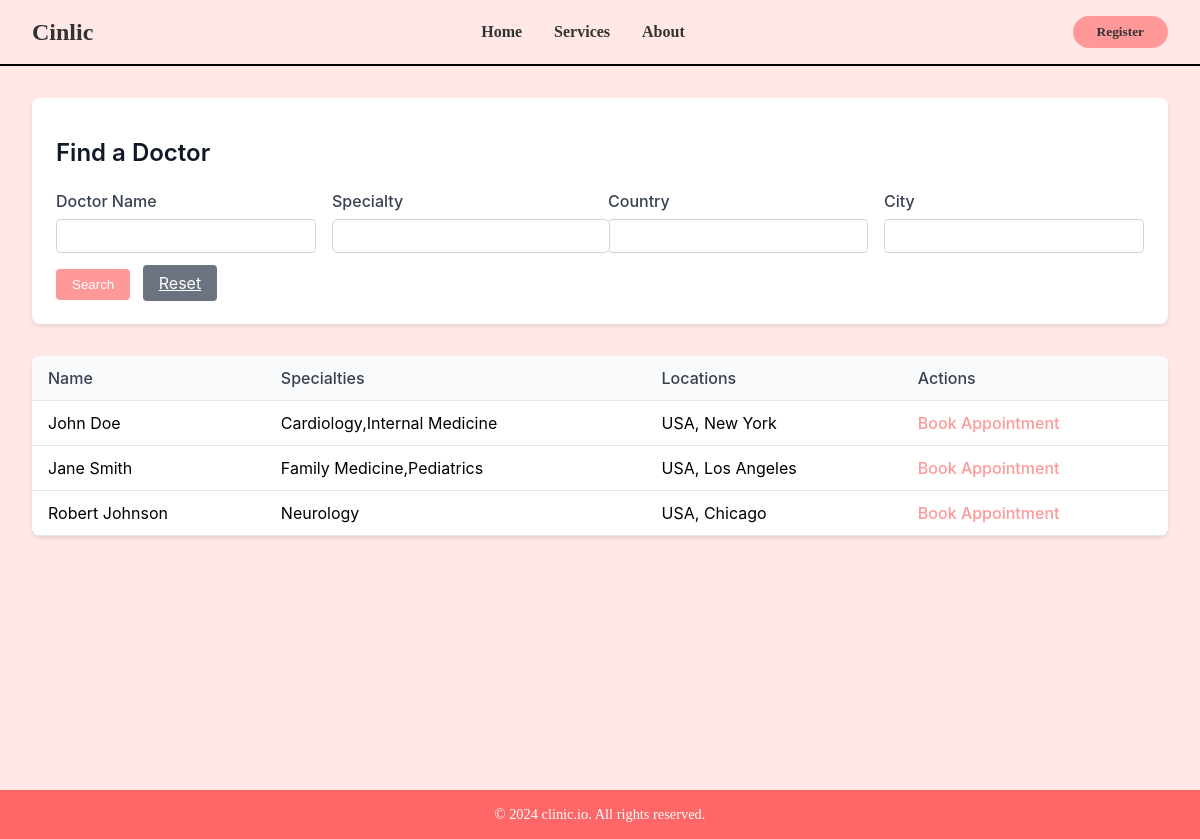
Screenshot of /search.php with the database file from the repository.
### tables this page shows
CREATE TABLE IF NOT EXISTS patient ( 
    ID INT NOT NULL PRIMARY KEY AUTO_INCREMENT, 
    First_Name VARCHAR(50) NOT NULL,
    Last_Name VARCHAR(50) NOT NULL, 
    Email VARCHAR(100) NOT NULL UNIQUE, 
    pwd VARCHAR(255) NOT NULL, 
    phoneNum VARCHAR(15) NOT NULL, 
    DOB DATE NOT NULL, 
    gender VARCHAR(10) NOT NULL, 
    BloodType VARCHAR(3) NOT NULL,
    Created_AT TIMESTAMP DEFAULT CURRENT_TIMESTAMP,
    Updated_AT TIMESTAMP DEFAULT CURRENT_TIMESTAMP ON UPDATE CURRENT_TIMESTAMP, 
    Session_ID VARCHAR(128) DEFAULT NULL,
    CONSTRAINT chk_gender CHECK (gender IN ('Male', 'Female')),
    CONSTRAINT chk_bloodtype CHECK (BloodType IN ('A+', 'A-', 'B+', 'B-', 'AB+', 'AB-', 'O+', 'O-'))
);

### includes/search_model.inc.php (called while the page is built, shortened)
<?php
function findDoctors($pdo, array $params, array $where_conditions)
{
    $query = "
    SELECT DISTINCT
        p.ID,
        p.First_Name,
        p.Last_Name,
        GROUP_CONCAT(DISTINCT s.Specialty_Name) as Specialties,
        GROUP_CONCAT(DISTINCT CONCAT(l.Country, ', ', l.City)) as Locations
    FROM patient p
    INNER JOIN doctor d ON p.ID = d.ID
    LEFT JOIN specialty s ON d.ID = s.DoctorID
    LEFT JOIN appointment a ON d.ID = a.DoctorID
    LEFT JOIN location l ON a.LocationID = l.ID
";
    $query .= " GROUP BY p.ID, p.First_Name, p.Last_Name";
    try {
        $stmt = $pdo->prepare($query);
        $stmt->execute($params);
        return  $stmt->fetchAll();
    } catch (PDOException $e) {
        error_log("Query failed: " . $e->getMessage());
        return [];
    }
}

### search.php (the view, shortened to what this page needs)
<?php
try {
    $db = Database::getInstance();
    $pdo = $db->getConnection();
} catch (PDOException $e) {
    die("Connection failed: " . $e->getMessage());
}
$where_conditions = [];
$params = [];
require_once 'includes/search_model.inc.php';
$results = findDoctors($pdo, $params, $where_conditions);
function h($str)
{
    return htmlspecialchars($str, ENT_QUOTES, 'UTF-8');
}
?>
<!DOCTYPE html>
<html lang="en">
<head>
    <link rel="stylesheet" href="css/layout.css">
    <link rel="stylesheet" href="css/search.css">
</head>
<body>
    <nav>
        <div class="logo">Cinlic</div>
        <div class="nav-links">
            <a href="index.php">Home</a>
            <a href="#">Services</a>
            <a href="about.php">About</a>
        </div>
        <button class="register-btn">Register</button>
    </nav>
    <main>
        <div class="search-container">
            <h1 style="margin-bottom: 1.5rem; color: #111827; font-size: 1.5rem; font-weight: 600;">Find a Doctor</h1>
            <form method="GET">
                <div class="search-grid">
                    <div class="search-field">
                        <label>Doctor Name</label>
                        <input type="text" name="name" value="<?= h($_GET['name'] ?? '') ?>">
                    </div>
                    <div class="search-field">
                        <label>Specialty</label>
                        <div class="custom-select">
                            <input type="text" name="specialty" id="specialty-input"
                                value="<?= h($_GET['specialty'] ?? '') ?>"
                                autocomplete="off">
                        </div>
                    </div>
                    <div class="search-field">
                        <label>Country</label>
                        <input type="text" name="country" value="<?= h($_GET['country'] ?? '') ?>">
                    </div>
                    <div class="search-field">
                        <label>City</label>
                        <input type="text" name="city" value="<?= h($_GET['city'] ?? '') ?>">
                    </div>
                </div>
                <div class="button-group">
                    <button type="submit" class="search-btn">Search</button>
                    <a href="<?= h($_SERVER['PHP_SELF']) ?>" class="reset-btn">Reset</a>
                </div>
            </form>
        </div>
        <table class="results-table">
            <thead>
                <tr>
                    <th>Name</th>
                    <th>Specialties</th>
                    <th>Locations</th>
                    <th>Actions</th>
                </tr>
            </thead>
            <tbody>
                <?php if (!empty($results)): ?>
                    <?php foreach ($results as $row): ?>
                        <tr>
                            <td><?= h($row['First_Name'] . ' ' . $row['Last_Name']) ?></td>
                            <td><?= h($row['Specialties'] ?? 'Not specified') ?></td>
                            <td><?= h($row['Locations'] ?? 'Not specified') ?></td>
                            <td>
                                <a href="appointment.php?doctor_id=<?= h($row['ID']) ?>" class="book-btn">
                                    Book Appointment
                                </a>
                            </td>
                        </tr>
                    <?php endforeach; ?>
                <?php endif; ?>
            </tbody>
        </table>
    </main>
    <footer>
        &copy; 2024 clinic.io. All rights reserved.
    </footer>
</body>
</html>

### css/layout.css (style rules this page uses)
body { margin: 0; font-family: -apple-system, BlinkMacSystemFont, "Segoe UI", Roboto, sans-serif; background-color: #ffe8e6; }
nav { font-family: 'Margarine', cursive; display: flex; justify-content: space-between; padding: 1rem 2rem; align-items: center; background-color: #ffe8e6; border-bottom: 2px solid rgba(0, 0, 0, 1); font-weight: 700; }
.logo { font-size: 1.5rem; font-weight: bold; color: #333; }
.nav-links { display: flex; gap: 2rem; }
.nav-links a { text-decoration: none; color: #333; }
.register-btn { font-family: 'Margarine', cursive; background-color: #ff9999; padding: 0.5rem 1.5rem; border-radius: 20px; font-weight: 700; border: none; color: #333; cursor: pointer; }
footer { font-family: 'Margarine', cursive; background-color: #fd6767; color: #fff; padding: 1rem 2rem; text-align: center; font-size: 0.9rem; }

### css/search.css (style rules this page uses)
main { padding: 2rem; max-width: 1200px; margin: 0 auto; min-height: calc(100vh - 140px); }
.search-container { background-color: white; padding: 1.5rem; border-radius: 8px; box-shadow: 0 2px 4px rgba(0, 0, 0, 0.1); margin-bottom: 2rem; }
.search-grid { display: grid; grid-template-columns: repeat(auto-fit, minmax(240px, 1fr)); gap: 1rem; margin-bottom: 1rem; }
.search-field { display: flex; flex-direction: column; }
.search-field label { margin-bottom: 0.5rem; font-weight: 500; color: #374151; }
.search-field input { padding: 0.5rem; border: 1px solid #d1d5db; border-radius: 4px; font-size: 0.875rem; }
.button-group { margin-top: 1rem; }
.search-btn { background-color: #ff9999; color: white; padding: 0.5rem 1rem; border: none; border-radius: 4px; cursor: pointer; font-weight: 500; }
.reset-btn { background-color: #6b7280; color: white; padding: 0.5rem 1rem; border: none; border-radius: 4px; margin-left: 0.5rem; cursor: pointer; }
.results-table { width: 100%; border-collapse: separate; border-spacing: 0; background-color: white; border-radius: 8px; overflow: hidden; box-shadow: 0 2px 4px rgba(0, 0, 0, 0.1); }
.results-table th { background-color: #f9fafb; padding: 0.75rem 1rem; text-align: left; font-weight: 500; color: #374151; border-bottom: 1px solid #e5e7eb; }
.results-table td { padding: 0.75rem 1rem; border-bottom: 1px solid #e5e7eb; }
.book-btn { color: #ff9999; text-decoration: none; font-weight: 500; }
.custom-select { position: relative; width: 100%; }
.custom-select input { width: 100%; padding: 0.5rem; border: 1px solid #d1d5db; border-radius: 0.375rem; }

### rows the page displays
patient: First_Name+Last_Name "John Doe", Specialties "Cardiology,Internal Medicine", Locations "USA, New York"
patient: First_Name+Last_Name "Jane Smith", Specialties "Family Medicine,Pediatrics", Locations "USA, Los Angeles"
patient: First_Name+Last_Name "Robert Johnson", Specialties "Neurology", Locations "USA, Chicago"
